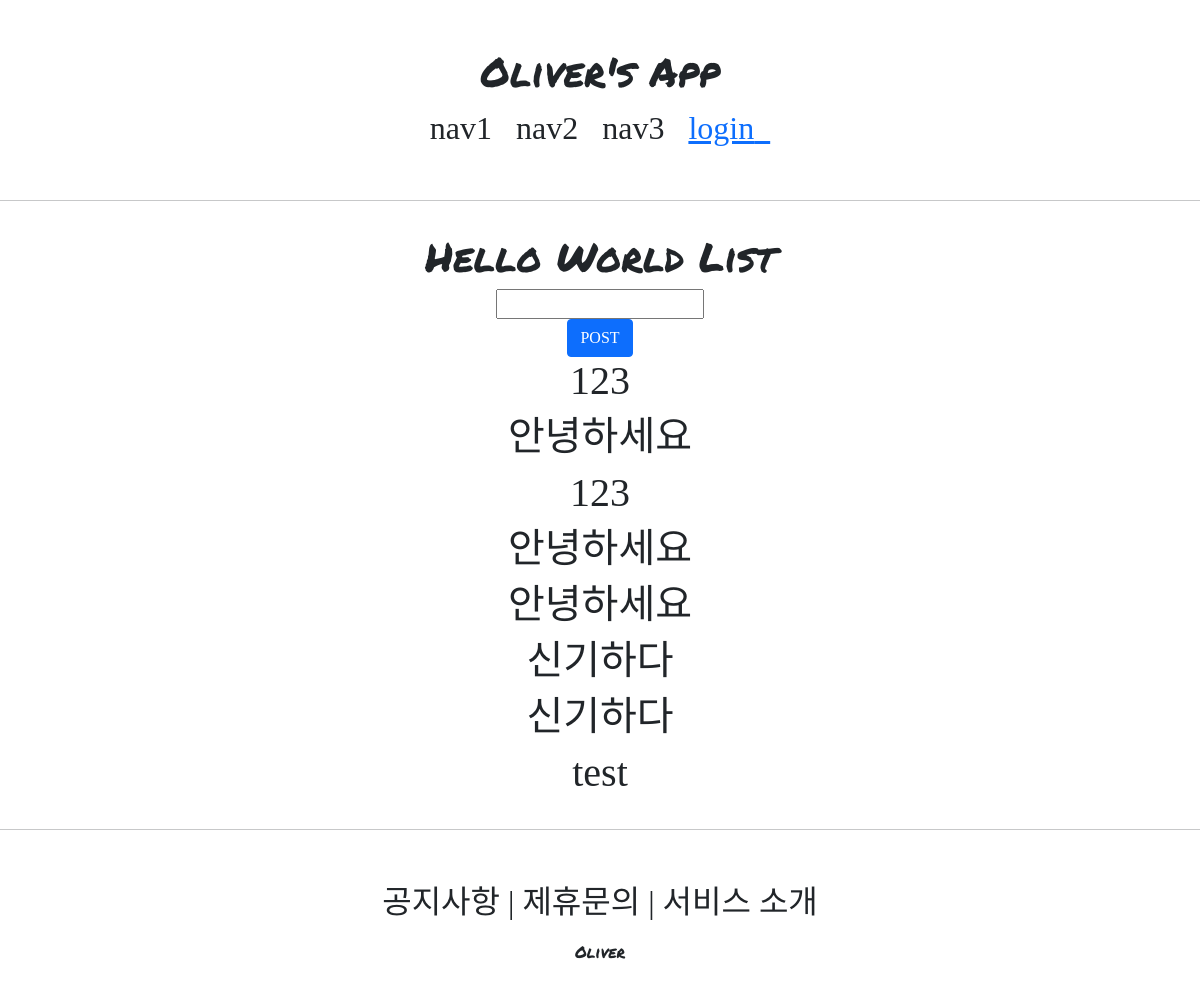
Before: /account/hello_world/ with the older database file.
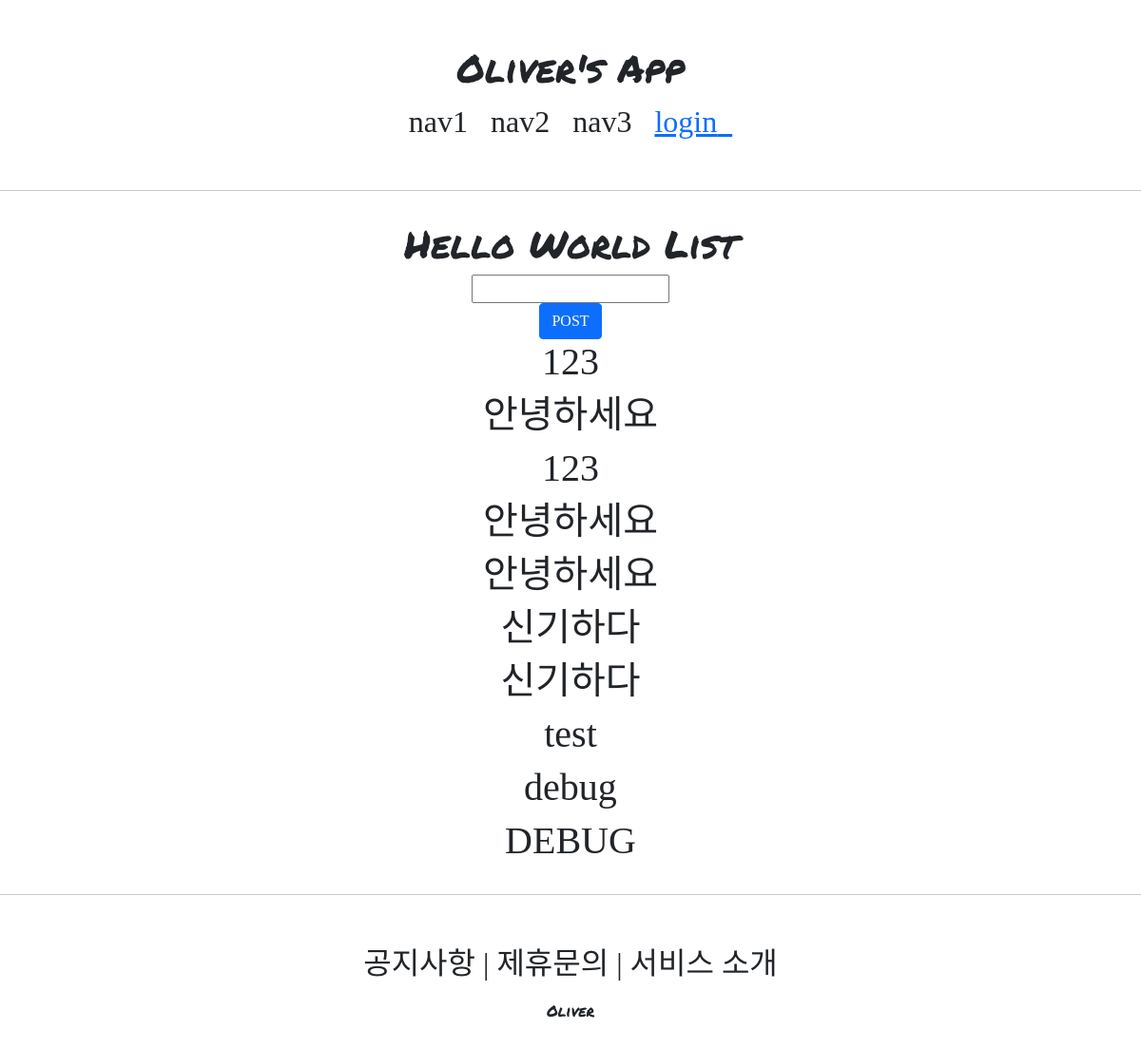
After: the same page with the newer database file.
### accountapp/models.py (models this page shows)
class HelloWorld(models.Model):
    text = models.CharField(max_length=255, null=False)

### accountapp/views.py (the view)
# urls.py: path('hello_world/', hello_world, name='hello_world'),
def hello_world(request):
    if request.method == "POST":
        temp = request.POST.get('hello_world_input')
        new_hello_world = HelloWorld()
        new_hello_world.text = temp
        new_hello_world.save()
        hello_world_list = HelloWorld.objects.all()
        return HttpResponseRedirect(reverse('accountapp:hello_world'))
    else:
        hello_world_list = HelloWorld.objects.all()
        return render(request, 'accountapp/hello_world.html', context={'hello_world_list': hello_world_list})

### accountapp/templates/accountapp/hello_world.html (shortened to what this page needs)
{% extends 'base.html' %}
{% block content %}
<div style="border-radius: 1rem; margin: 2rem; text-align: center">
    <h1 style="font-family: 'Permanent Marker', cursive;">
        Hello World List
    </h1>
    <form action="/account/hello_world/" method="post">
        <div>
            <input type="text" name="hello_world_input">
        </div>
        <div>
            <input type="submit" class="btn btn-primary" value="POST">
        </div>
    </form>
    {% if hello_world_list %}
        {% for hello_world in hello_world_list %}
        <h1>
            {{ hello_world.text }}
        </h1>
        {% endfor %}
    {% endif %}
</div>
{% endblock %}

### templates/base.html
<!DOCTYPE html>
<html lang="en">
{% include 'head.html' %}
<body style="font-family: 'NanumHandWritingStar';">
    {% include 'header.html' %}
    <hr>
    {% block content %}
    {% endblock %}
    <hr>
    {% include 'footer.html' %}
</body>
</html>

### templates/head.html (shortened to what this page needs)
{% load static %}
<head>
    <link href="https://cdn.jsdelivr.net/npm/bootstrap@5.1.3/dist/css/bootstrap.min.css"
          rel="stylesheet"
>
    <link rel="stylesheet" type="text/css" href="{% static 'base.css' %}">
</head>

### templates/header.html (shortened to what this page needs)
    <div class="all_apply">
        <div >
            <h1 class="all_logo">Oliver's App</h1>
        </div>
        <div style="font-size: 2rem">
            <span>nav1</span>&ensp;
            <span>nav2</span>&ensp;
            <span>nav3</span>&ensp;
            {% if not user.is_authenticated %}
            <a href="{% url 'accountapp:login' %}?next={{ request.path }}">
                <span>login</span>&ensp;
            </a>
            {% endif %}
        </div>
    </div>

### templates/footer.html
<div class="all_apply">
        <div style="font-size: 2rem">
        <span>공지사항</span> |
        <span>제휴문의</span> |
        <span>서비스 소개</span>
    </div>
    <div style="margin-top: 1rem; ">
        <h6 class="all_logo">Oliver</h6>
    </div>
</div>

### static/base.css (style rules this page uses)
.all_apply { text-align:center; margin: 3rem 0rem; }
.all_logo { font-family: 'Permanent Marker', cursive; }

Changed rows visible on the page:
added HelloWorld: text "debug"
added HelloWorld: text "DEBUG"
